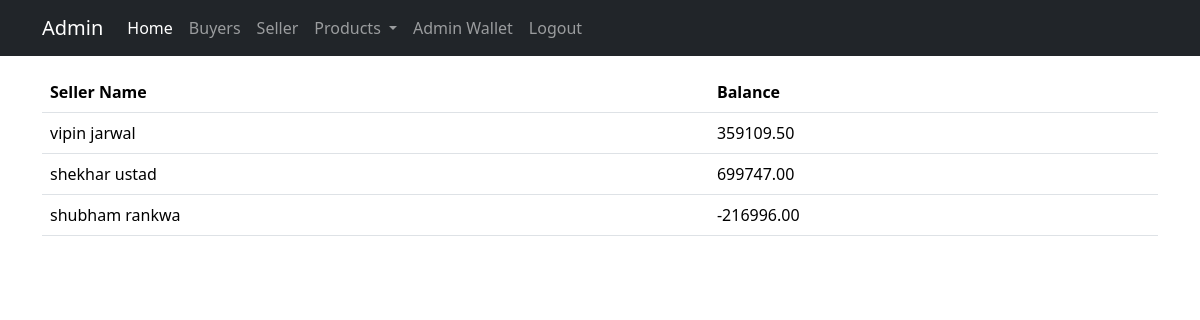
Screenshot of /superadmin/walletwise_seller/ with the database file from the repository.
### superadmin/models.py (models this page shows, shortened)
class Wallet(models.Model):
    balance = models.DecimalField(decimal_places=2, max_digits=12)
    walletuser = models.OneToOneField(User, on_delete=models.CASCADE)
    user_type = models.CharField(
        max_length=10,
        choices=[
            ("seller", "Seller"),
            ("buyer", "Buyer"),
            ("superadmin", "Superadmin"),
        ],
    )

### superadmin/views.py (the view)
# urls.py: path("walletwise_seller/", views.walletwise_sellerlist, name="walletwise_seller"),
def walletwise_sellerlist(request):
    seller = Seller.objects.all()
    wallet = Wallet.objects.filter(user_type="seller")
    return render(
        request, "walletwise_sellerlist.html", {"seller": seller, "wallet": wallet}
    )

### buyer/context_processors.py (called while the page is built)
def cart_item_count(request):
    user = request.user
    if user.is_authenticated:
        cart_item_count = 0
        cart = CartItem.objects.filter(user_id=user.id)
        for c in cart:
            cart_item_count = cart_item_count + c.quantity
    else:
        cart_item_count = 0
    return {"cart_item_count": cart_item_count}

### templates/walletwise_sellerlist.html
{% include "superadmin_nav.html" %}
<div class="container mt-auto py-3">
    <table class="table">
        <thead>
            <tr>
                <th>Seller Name</th>
                <th>Balance</th>
            </tr>
        </thead>
        <tbody>
            {% for w in wallet %}
            <tr>
                <td>{{w.walletuser.first_name}} {{w.walletuser.last_name}}</td>
                <td>{{w.balance}}</td>
            </tr>
            {% endfor %}
        </tbody>
    </table>
</div>

### rows the page displays
Wallet: walletuser.first_name "vipin", walletuser.last_name "jarwal", balance "359109.50"
Wallet: walletuser.first_name "shekhar", walletuser.last_name "ustad", balance "699747.00"
Wallet: walletuser.first_name "shubham", walletuser.last_name "rankwa", balance "-216996.00"
